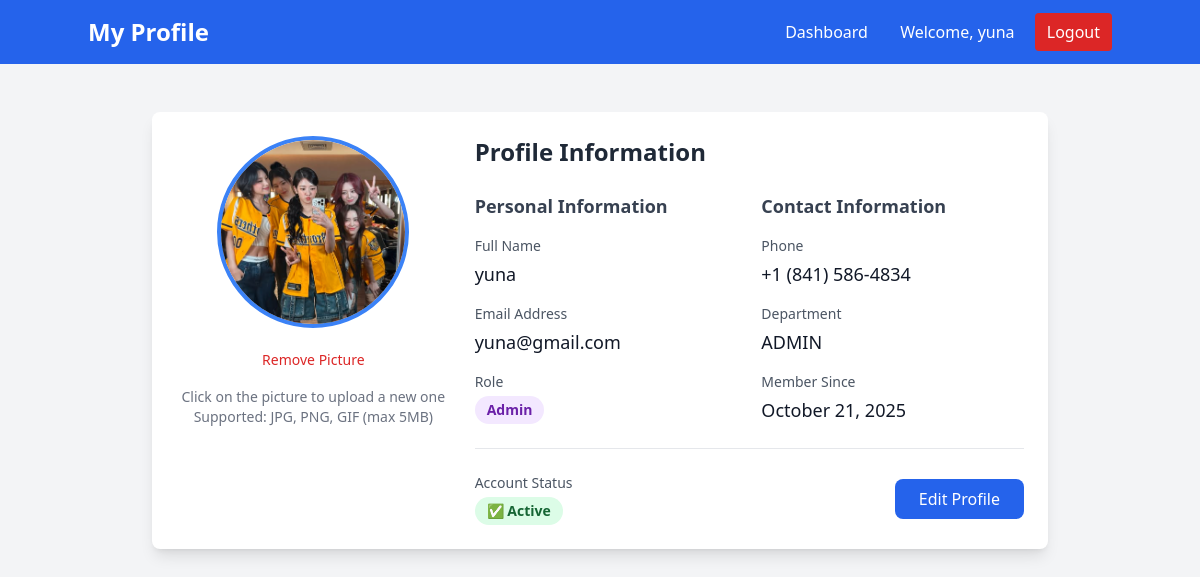
Screenshot of /profile (signed in) with the database file from the repository.
### models.py (models this page shows)
class User(Base):
    __tablename__ = "users"
    id = Column(Integer, primary_key=True, index=True)
    email = Column(String(255), unique=True, index=True, nullable=False)
    hashed_password = Column(String(255), nullable=False)
    full_name = Column(String(255), nullable=False)
    role = Column(String(50), nullable=False)
    phone = Column(String(20))
    department = Column(String(255))
    profile_picture = Column(String(500), default="default_avatar.png")  # NEW: Profile picture field
    created_at = Column(DateTime(timezone=True), server_default=func.now())
    is_active = Column(Boolean, default=True)

### app.py (the view)
@app.get("/profile", response_class=HTMLResponse)
async def profile_page(request: Request, db: Session = Depends(get_db)):
    token = request.cookies.get("access_token")
    if not token:
        return RedirectResponse("/login")
    try:
        from auth import get_current_user
        user = await get_current_user(credentials=type('', (object,), {"credentials": token.replace("Bearer ", "")})(), db=db)
        return templates.TemplateResponse("profile.html", {
            "request": request,
            "user": user
        })
    except Exception as e:
        return RedirectResponse("/login")

### templates/profile.html (shortened to what this page needs)
<!DOCTYPE html>
<html>
<head>
    <script src="https://cdn.tailwindcss.com"></script>
</head>
<body class="bg-gray-100">
    <nav class="bg-blue-600 text-white p-4">
        <div class="container mx-auto flex justify-between items-center">
            <h1 class="text-2xl font-bold">My Profile</h1>
            <div class="space-x-4">
                <a href="/dashboard" class="hover:bg-blue-700 px-3 py-2 rounded">Dashboard</a>
                <span>Welcome, {{ user.full_name }}</span>
                <a href="/logout" class="bg-red-600 hover:bg-red-700 px-3 py-2 rounded">Logout</a>
            </div>
        </div>
    </nav>
    <div class="container mx-auto mt-8 p-4">
        <div class="max-w-4xl mx-auto">
            <div class="bg-white rounded-lg shadow-lg p-6 mb-6">
                <div class="flex flex-col md:flex-row gap-6">
                    <div class="md:w-1/3 text-center">
                        <div class="relative inline-block">
                        </div>
                        <button onclick="removeProfilePicture()"
                                class="mt-4 text-red-600 hover:text-red-800 text-sm">
                            Remove Picture
                        </button>
                        <div class="mt-4 text-sm text-gray-500">
                            <p>Click on the picture to upload a new one</p>
                            <p>Supported: JPG, PNG, GIF (max 5MB)</p>
                        </div>
                    </div>
                    <div class="md:w-2/3">
                        <h2 class="text-2xl font-bold mb-6 text-gray-800">Profile Information</h2>
                        <div class="grid grid-cols-1 md:grid-cols-2 gap-6">
                            <div>
                                <h3 class="text-lg font-semibold mb-4 text-gray-700">Personal Information</h3>
                                <div class="space-y-4">
                                    <div>
                                        <label class="block text-sm font-medium text-gray-600">Full Name</label>
                                        <p class="mt-1 text-lg text-gray-900">{{ user.full_name }}</p>
                                    </div>
                                    <div>
                                        <label class="block text-sm font-medium text-gray-600">Email Address</label>
                                        <p class="mt-1 text-lg text-gray-900">{{ user.email }}</p>
                                    </div>
                                    <div>
                                        <label class="block text-sm font-medium text-gray-600">Role</label>
                                        <span class="mt-1 inline-block px-3 py-1 text-sm font-semibold rounded-full
                                            {% if user.role == 'admin' %}bg-purple-100 text-purple-800
                                            {% elif user.role == 'mentor' %}bg-blue-100 text-blue-800
                                            {% else %}bg-green-100 text-green-800{% endif %}">
                                            {{ user.role|title }}
                                        </span>
                                    </div>
                                </div>
                            </div>
                            <div>
                                <h3 class="text-lg font-semibold mb-4 text-gray-700">Contact Information</h3>
                                <div class="space-y-4">
                                    <div>
                                        <label class="block text-sm font-medium text-gray-600">Phone</label>
                                        <p class="mt-1 text-lg text-gray-900">
                                            {% if user.phone %}
                                                {{ user.phone }}
                                            {% else %}
                                                <span class="text-gray-400">Not provided</span>
                                            {% endif %}
                                        </p>
                                    </div>
                                    <div>
                                        <label class="block text-sm font-medium text-gray-600">Department</label>
                                        <p class="mt-1 text-lg text-gray-900">
                                            {% if user.department %}
                                                {{ user.department }}
                                            {% else %}
                                                <span class="text-gray-400">Not provided</span>
                                            {% endif %}
                                        </p>
                                    </div>
                                    <div>
                                        <label class="block text-sm font-medium text-gray-600">Member Since</label>
                                        <p class="mt-1 text-lg text-gray-900">
                                            {{ user.created_at.strftime('%B %d, %Y') }}
                                        </p>
                                    </div>
                                </div>
                            </div>
                        </div>
                        <div class="mt-6 pt-6 border-t border-gray-200">
                            <div class="flex items-center justify-between">
                                <div>
                                    <label class="block text-sm font-medium text-gray-600">Account Status</label>
                                    <span class="mt-1 inline-flex items-center px-3 py-1 rounded-full text-sm font-semibold
                                        {% if user.is_active %}bg-green-100 text-green-800
                                        {% else %}bg-red-100 text-red-800{% endif %}">
                                        {% if user.is_active %}
                                            ✅ Active
                                        {% else %}
                                            ❌ Inactive
                                        {% endif %}
                                    </span>
                                </div>
                                <button onclick="editProfile()"
                                        class="bg-blue-600 text-white px-6 py-2 rounded-lg hover:bg-blue-700 transition">
                                    Edit Profile
                                </button>
                            </div>
                        </div>
                    </div>
                </div>
            </div>
        </div>
    </div>
</body>
</html>

### rows the page displays
User: full_name "yuna", email "yuna@gmail.com", role "Admin", phone "+1 (841) 586-4834", department "ADMIN", created_at "October 21, 2025"
